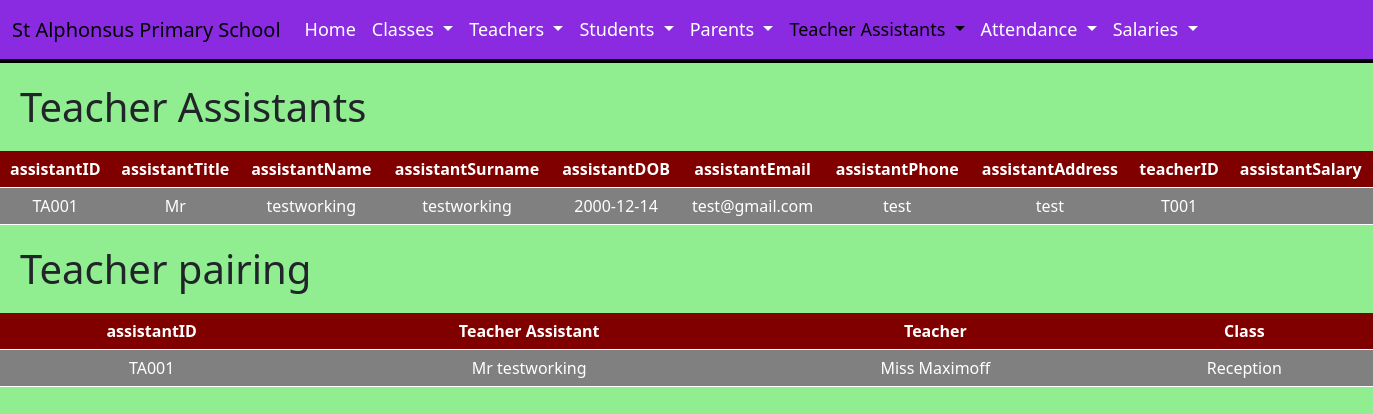
The app's page /DigitalWebsite/ViewTeacherassistantHTML.php, older data.
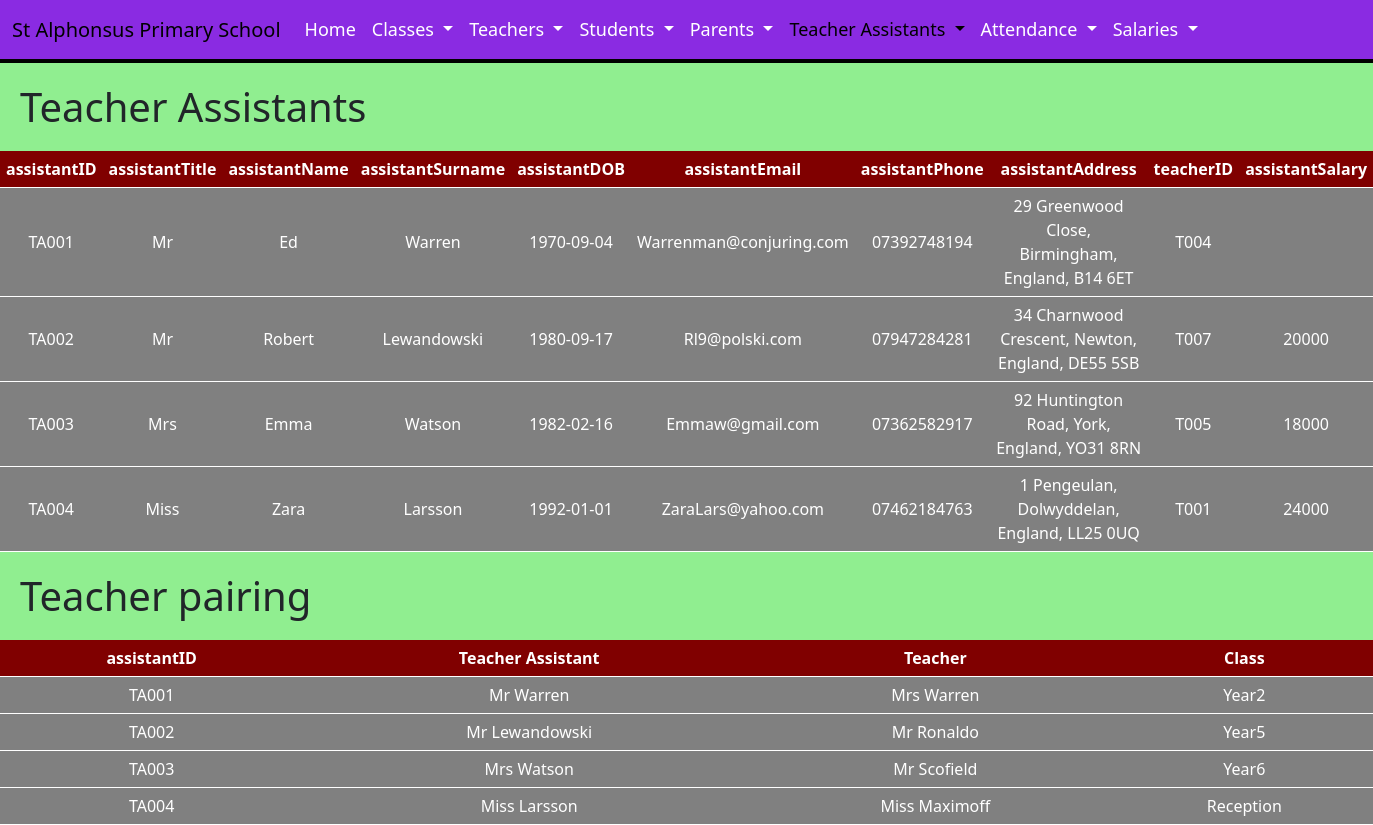
The same page, newer data.
### tables this page shows
CREATE TABLE `teacherassistants` (
  `assistantID` varchar(50) NOT NULL,
  `assistantTitle` varchar(50) DEFAULT NULL,
  `assistantName` varchar(50) DEFAULT NULL,
  `assistantSurname` varchar(50) DEFAULT NULL,
  `assistantDOB` date DEFAULT NULL,
  `assistantEmail` varchar(100) DEFAULT NULL,
  `assistantPhone` varchar(50) DEFAULT NULL,
  `assistantAddress` varchar(100) DEFAULT NULL,
  `teacherID` varchar(50) DEFAULT NULL,
  `assistantSalary` decimal(10,0) DEFAULT NULL
);

CREATE TABLE `teachers` (
  `teacherID` varchar(50) NOT NULL,
  `teacherTitle` varchar(50) DEFAULT NULL,
  `teacherName` varchar(50) DEFAULT NULL,
  `teacherSurname` varchar(50) DEFAULT NULL,
  `teacherDOB` date DEFAULT NULL,
  `teacherEmail` varchar(100) DEFAULT NULL,
  `teacherPhone` varchar(50) DEFAULT NULL,
  `teacherAddress` varchar(100) DEFAULT NULL,
  `teacherSalary` decimal(10,0) DEFAULT NULL
);

CREATE TABLE `classes` (
  `className` varchar(50) NOT NULL,
  `teacherID` varchar(50) DEFAULT NULL,
  `classCapacity` int(11) DEFAULT NULL
);

### DigitalWebsite/ViewTeacherassistant.php (the view, shortened to what this page needs)
<?php
  $servername = "127.0.0.1";
  $username = "root";
  $password = "";
  $database = "school";
  $conn = new mysqli($servername, $username, $password, $database);
  $query = "SELECT assistantID, assistantTitle, assistantName, assistantSurname, assistantDOB,
  assistantEmail, assistantPhone, assistantAddress, teacherID, assistantSalary FROM teacherassistants";
  $result = mysqli_query($conn, $query);
  while ($row = mysqli_fetch_assoc($result)) {
      echo "<tr>";
      echo "<td>" . $row['assistantID'] . "</td>";
      echo "<td>" . $row['assistantTitle'] . "</td>";
      echo "<td>" . $row['assistantName'] . "</td>";
      echo "<td>" . $row['assistantSurname'] . "</td>";
      echo "<td>" . $row['assistantDOB'] . "</td>";
      echo "<td>" . $row['assistantEmail'] . "</td>";
      echo "<td>" . $row['assistantPhone'] . "</td>";
      echo "<td>" . $row['assistantAddress'] . "</td>";
      echo "<td>" . $row['teacherID'] . "</td>";
      echo "<td>" . $row['assistantSalary'] . "</td>";
      echo "</tr>";
  }
?>

### DigitalWebsite/ViewTeacherAssistantPairs.php (shortened to what this page needs)
<?php
  $servername = "127.0.0.1";
  $username = "root";
  $password = "";
  $database = "school";
  $conn = new mysqli($servername, $username, $password, $database);
  $sql = "SELECT ta.assistantID, ta.assistantTitle, ta.assistantSurname, t.teacherTitle, t.teacherSurname, c.className
          FROM teacherAssistants ta
          INNER JOIN teachers t ON ta.teacherID = t.teacherID
          INNER JOIN classes c ON t.teacherID = c.teacherID";
  $result = mysqli_query($conn, $sql);
  while ($row = mysqli_fetch_assoc($result)) {
      echo "<tr>";
      echo "<td>" .$row['assistantID']. "</td>";
      echo "<td>" .$row['assistantTitle']." ".$row['assistantSurname']. "</td>";
      echo "<td>" .$row['teacherTitle']." ".$row['teacherSurname']. "</td>";
      echo "<td>" .$row['className']. "</td>";
      echo "</tr>";
  }
?>

Row changes from the older to the newer data that the page shows:
changed teacherassistants "TA001": assistantName "testworking" → "Ed"; assistantSurname "testworking" → "Warren"; assistantDOB "2000-12-14" → "1970-09-04"; assistantEmail "test@gmail.com" → "Warrenman@conjuring.com"; assistantPhone "test" → "07392748194"; assistantAddress "test" → "29 Greenwood Close, Birmingham, England, B14 6ET"; teacherID "T001" → "T004"; teacherID.teacherTitle "Miss" → "Mrs"; teacherID.teacherSurname "Maximoff" → "Warren"; classes.className "Reception" → "Year2"
added teacherassistants: assistantID "TA002", assistantTitle "Mr", assistantName "Robert", assistantSurname "Lewandowski", assistantDOB "1980-09-17", assistantEmail "Rl9@polski.com", assistantPhone "07947284281", assistantAddress "34 Charnwood Crescent, Newton, England, DE55 5SB", teacherID "T007", assistantSalary "20000", teacherID.teacherTitle "Mr", teacherID.teacherSurname "Ronaldo", classes.className "Year5"
added teacherassistants: assistantID "TA003", assistantTitle "Mrs", assistantName "Emma", assistantSurname "Watson", assistantDOB "1982-02-16", assistantEmail "Emmaw@gmail.com", assistantPhone "07362582917", assistantAddress "92 Huntington Road, York, England, YO31 8RN", teacherID "T005", assistantSalary "18000", teacherID.teacherTitle "Mr", teacherID.teacherSurname "Scofield", classes.className "Year6"
added teacherassistants: assistantID "TA004", assistantTitle "Miss", assistantName "Zara", assistantSurname "Larsson", assistantDOB "1992-01-01", assistantEmail "ZaraLars@yahoo.com", assistantPhone "07462184763", assistantAddress "1 Pengeulan, Dolwyddelan, England, LL25 0UQ", teacherID "T001", assistantSalary "24000", teacherID.teacherTitle "Miss", teacherID.teacherSurname "Maximoff", classes.className "Reception"
